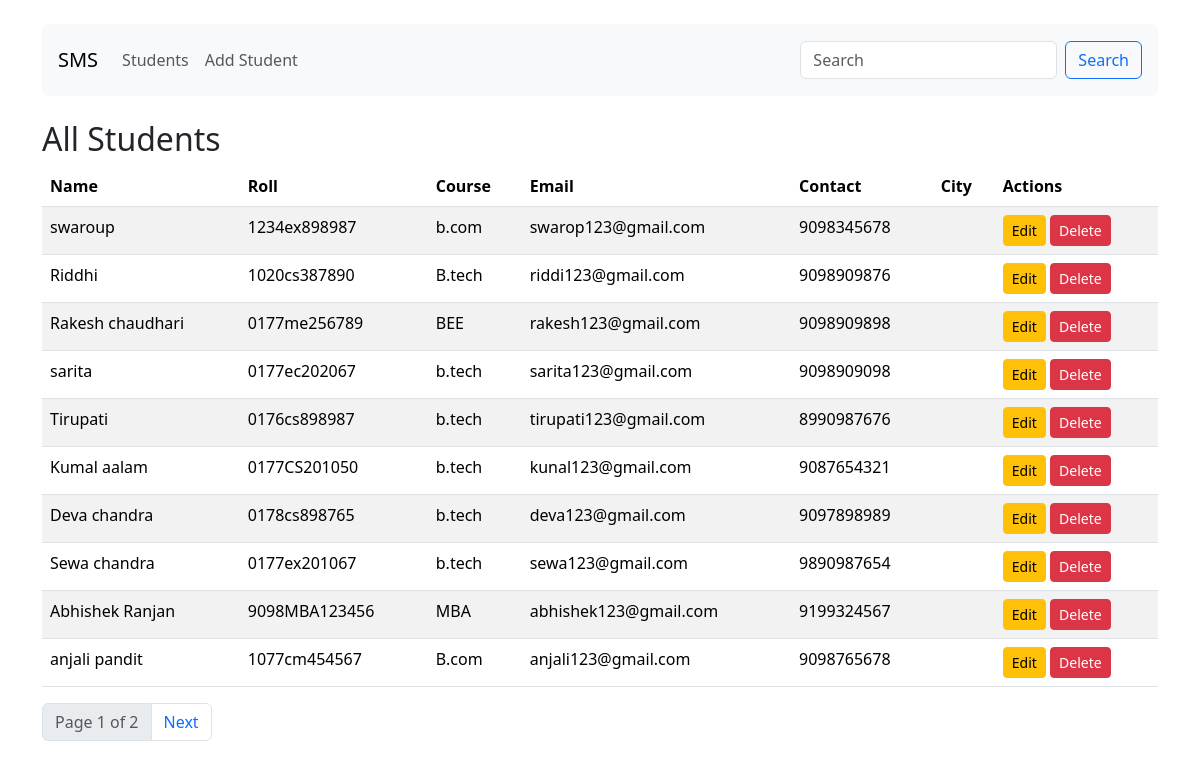
The page /students/ on the database its author committed.
### students/models.py (models this page shows, shortened)
class Student(models.Model):
    name = models.CharField(max_length=100)
    roll_number = models.CharField(max_length=20, unique=True)
    course = models.CharField(max_length=100)
    email = models.EmailField(unique=True)
    contact = models.CharField(max_length=15)
    created_at = models.DateTimeField(auto_now_add=True)

### students/views.py (the view)
# urls.py: path('students/', views.student_list, name='student_list'),
def student_list(request):
    q = request.GET.get('q', '')
    students = Student.objects.all().order_by('-created_at')
    if q:
        students = students.filter(Q(name__icontains=q) | Q(roll_number__icontains=q) | Q(course__icontains=q))
    paginator = Paginator(students, 10)
    page = request.GET.get('page')
    students = paginator.get_page(page)
    return render(request, 'students/student_list.html', {'students': students, 'q': q})

### students/templates/students/student_list.html (shortened to what this page needs)
{% extends "students/base.html" %}
{% block content %}
<h2>All Students</h2>
<table class="table table-striped">
  <thead>
    <tr>
      <th>Name</th><th>Roll</th><th>Course</th><th>Email</th><th>Contact</th><th>City</td><th>Actions</th>
    </tr>
  </thead>
  <tbody>
    {% for s in students %}
    <tr>
      <td>{{ s.name }}</td>
      <td>{{ s.roll_number }}</td>
      <td>{{ s.course }}</td>
      <td>{{ s.email }}</td>
      <td>{{ s.contact }}</td>
      <td>{{s.City}}</td>
      <td>
        <a class="btn btn-sm btn-warning" href="{% url 'edit_student' s.pk %}">Edit</a>
        <form style="display:inline" method="post" action="{% url 'delete_student' s.pk %}">
          <button class="btn btn-sm btn-danger" type="submit">Delete</button>
        </form>
      </td>
    </tr>
    {% empty %}
    <tr><td colspan="6">No students found.</td></tr>
    {% endfor %}
  </tbody>
</table>
<nav>
  <ul class="pagination">
    <li class="page-item disabled"><span class="page-link">Page {{ students.number }} of {{ students.paginator.num_pages }}</span></li>
    {% if students.has_next %}
      <li class="page-item"><a class="page-link" href="?page={{ students.next_page_number }}{% if q %}&q={{ q }}{% endif %}">Next</a></li>
    {% endif %}
  </ul>
</nav>
{% endblock %}

### students/templates/students/base.html (shortened to what this page needs)
<!doctype html>
<html>
<head>
  <link href="https://cdn.jsdelivr.net/npm/bootstrap@5.3.2/dist/css/bootstrap.min.css" rel="stylesheet">
</head>
<body class="container mt-4">
  <nav class="navbar navbar-expand-lg navbar-light bg-light mb-4 p-3 rounded">
    <a class="navbar-brand" href="{% url 'home' %}">SMS</a>
    <div class="collapse navbar-collapse">
      <ul class="navbar-nav me-auto">
        <li class="nav-item"><a class="nav-link" href="{% url 'student_list' %}">Students</a></li>
        <li class="nav-item"><a class="nav-link" href="{% url 'add_student' %}">Add Student</a></li>
      </ul>
      <form class="d-flex" method="get" action="{% url 'student_list' %}">
        <input class="form-control me-2" name="q" value="{{ q|default:'' }}" placeholder="Search">
        <button class="btn btn-outline-primary" type="submit">Search</button>
      </form>
    </div>
  </nav>
  {% block content %}{% endblock %}
</body>
</html>

### rows shown on the page
Student: name "swaroup", roll_number "1234ex898987", course "b.com", email "swarop123@gmail.com", contact "9098345678"
Student: name "Riddhi", roll_number "1020cs387890", course "B.tech", email "riddi123@gmail.com", contact "9098909876"
Student: name "Rakesh chaudhari", roll_number "0177me256789", course "BEE", email "rakesh123@gmail.com", contact "9098909898"
Student: name "sarita", roll_number "0177ec202067", course "b.tech", email "sarita123@gmail.com", contact "9098909098"
Student: name "Tirupati", roll_number "0176cs898987", course "b.tech", email "tirupati123@gmail.com", contact "8990987676"
Student: name "Kumal aalam", roll_number "0177CS201050", course "b.tech", email "kunal123@gmail.com", contact "9087654321"
Student: name "Deva chandra", roll_number "0178cs898765", course "b.tech", email "deva123@gmail.com", contact "9097898989"
Student: name "Sewa chandra", roll_number "0177ex201067", course "b.tech", email "sewa123@gmail.com", contact "9890987654"
Student: name "Abhishek Ranjan", roll_number "9098MBA123456", course "MBA", email "abhishek123@gmail.com", contact "9199324567"
Student: name "anjali pandit", roll_number "1077cm454567", course "B.com", email "anjali123@gmail.com", contact "9098765678"

### other values the page prints
{{ students.number }} "1"
{{ students.paginator.num_pages }} "2"
